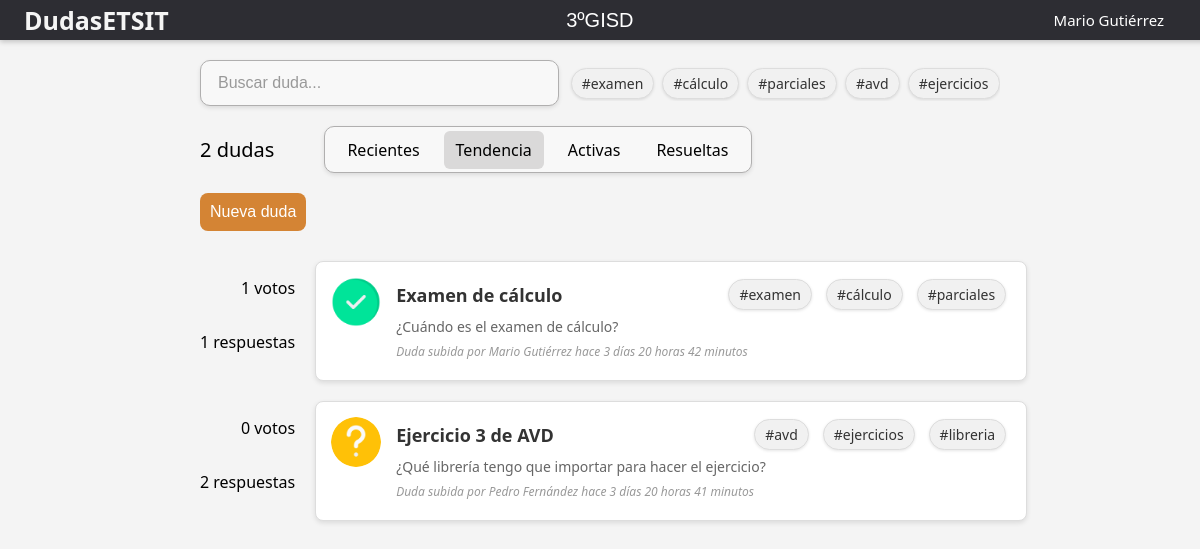
The app's page /3ºGISD/home?sort_field=tendencia&q= (signed in) with its own data.
### app.py (models this page shows, shortened)
class User(UserMixin, db.Model):
    __tablename__ = 'user'
    id = db.Column(db.Integer, primary_key=True)
    username = db.Column(db.String(150), unique=True, nullable=False)
    password = db.Column(db.LargeBinary, nullable=False)
    email = db.Column(db.String(150), unique=True, nullable=False)
    messages = db.relationship('Message', backref=db.backref('user', lazy=True))
    group_id = db.Column(db.Integer, db.ForeignKey('group.id'), nullable=False)
    issues = db.relationship('Issue', backref=db.backref('user', lazy=True))

class Tag(db.Model):
    __tablename__ = 'tag'
    id = db.Column(db.Integer, primary_key=True)
    name = db.Column(db.String(100), unique=True, nullable=False)
    issues = db.relationship('Issue', secondary='issue_tags', backref=db.backref('tags', lazy=True))

class Issue(db.Model):
    __tablename__ = 'issue'
    id = db.Column(db.Integer, primary_key=True)
    title = db.Column(db.String(150), nullable=False)
    description = db.Column(db.String(500))
    created_at = db.Column(db.DateTime, default=datetime.now())
    modified_at = db.Column(db.DateTime, default=datetime.now())
    resolved = db.Column(db.Boolean, default=False)
    user_id = db.Column(db.Integer, db.ForeignKey('user.id'), nullable=False)
    group_id = db.Column(db.Integer, db.ForeignKey('group.id'), nullable=False)
    votes = db.Column(db.Integer, default=0)
    voters = db.relationship('User', secondary='issue_votes', backref=db.backref('voted_issues', lazy=True))
    @property
    def time_since_created(self):
        now = datetime.now()
        delta = relativedelta(now, self.created_at)
        time_str = ""
        if delta.years > 0:
            time_str += f"{delta.years} año{'s' if delta.years > 1 else ''} "
        if delta.months > 0:
            time_str += f"{delta.months} mes{'es' if delta.months > 1 else ''} "
        if delta.days > 0:
            time_str += f"{delta.days} día{'s' if delta.days > 1 else ''} "
        if delta.hours > 0:
            time_str += f"{delta.hours} hora{'s' if delta.hours > 1 else ''} "
        if delta.minutes > 0:
            time_str += f"{delta.minutes} minuto{'s' if delta.minutes > 1 else ''} "
        if delta.seconds > 0 and time_str == "":
            time_str += f"{delta.seconds} segundo{'s' if delta.seconds > 1 else ''}"
        if time_str == "":
            return "muy poco"
        return f"{time_str.strip()}"

### app.py (the view)
@app.route('/<group>/home', methods=['GET'])
def home_get(group):
    query = request.args.get('q', '').strip()
    sort_field = request.args.get('sort_field', 'recientes')
    group_id = Group.query.filter_by(name=group).first().id
    groups = Group.query.with_entities(Group.name).all()
    base_query = Issue.query.filter(
        Issue.group_id == group_id,
        or_(
            Issue.title.ilike(f"%{query}%"),
            Issue.description.ilike(f"%{query}%"),
            Issue.tags.any(Tag.name.ilike(f"%{query}%"))
        )
    )
    if sort_field == 'recientes':
        issues = base_query.order_by(Issue.created_at.desc()).all()
    elif sort_field == 'tendencia':
        issues = base_query.order_by(Issue.votes.desc(), Issue.created_at.desc()).all()
    elif sort_field == 'activas':
        latest_message = aliased(Message)
        issues = base_query.join(latest_message, latest_message.issue_id == Issue.id).order_by(desc(latest_message.created_at)).filter(Issue.resolved == False).all()
    elif sort_field == 'resueltas':
        issues = base_query.filter(Issue.resolved == True).order_by(Issue.created_at.desc()).all()
    else:
        issues = base_query.all()
    num_messages = {}
    tags = {}
    issues_unfiltered = db.session.query(Issue).all()
    for issue in issues_unfiltered:
        messages = Message.query.filter_by(issue_id=issue.id).all()
        num_messages[issue.id] = len(messages)
        for tag in issue.tags:
            tags[tag] = tags.get(tag, 0) + 1
    tags = dict(sorted(tags.items(), key=lambda item: item[1], reverse=True))
    return render_template('home.html', sort_field=sort_field, groups=groups, group=group, issues=issues, num_messages=num_messages, tags=tags, query=query)

### app.py (called while the page is built)
@login_manager.user_loader
def load_user(user_id):
    return User.query.get(int(user_id))

### templates/home.html (shortened to what this page needs)
<!DOCTYPE html>
<html>
<head>
</head>
<body>
    <div class="top-bar">
        <h3 onclick="window.location.href='{{ url_for('home_get', group=group) }}'" class="title">DudasETSIT</h3>
        <select onchange="window.location.href='/' + this.value + '/home'">
            <optgroup label="GISD">
            {% for group_option in groups %}
                {% if 'GISD' in group_option[0] %}
                    <option value="{{ group_option[0] }}" {% if group_option[0] == group %}selected{% endif %}>
                        {{ group_option[0] }}
                    </option>
                {% endif %}
            {% endfor %}
            </optgroup>
        </select>
        {% if current_user.is_authenticated %}
            <div class="user-info">
                <span class="username" id="username">{{ current_user.username }}</span>
            </div>
        {% else %}
            <div class="user-info">
            </div>
        {% endif %}
    </div>
    <div class="search-area">
        <div class="search-bar">
            <input type="text" placeholder="Buscar duda..." id="search-input">
        </div>
        <div class="tags">
            {% for tag in tags %}
            <span class="tag">#{{ tag.name }}</span>
            {% endfor %}
        </div>
    </div>
    <div class="filters">
        <p class="issues-number">{{ issues|length }} dudas</p>
        <div class="filters-container">
            <p class="{{ 'active' if sort_field == 'recientes' else '' }}" onclick="window.location.href='{{ url_for('home_get', group=group, sort_field='recientes', q=query) }}'">Recientes</p>
            <p class="{{ 'active' if sort_field == 'tendencia' else '' }}" onclick="window.location.href='{{ url_for('home_get', group=group, sort_field='tendencia', q=query) }}'">Tendencia</p>
            <p class="{{ 'active' if sort_field == 'activas' else '' }}"onclick="window.location.href='{{ url_for('home_get', group=group, sort_field='activas', q=query) }}'">Activas</p>
            <p class="{{ 'active' if sort_field == 'resueltas' else '' }}" onclick="window.location.href='{{ url_for('home_get', group=group, sort_field='resueltas', q=query) }}'">Resueltas</p>
        </div>
    </div>
    {% if current_user.is_authenticated %}
        <div class="new-issue">
            <button onclick="unleashForm()">Nueva duda</button>
        </div>
    {% else %}
        <div class="new-issue">
            <button onclick="window.location.href='{{ url_for('login') }}'">Nueva duda</button>
        </div>
    {% endif %}
    <div class="issues-container">
        {% for issue in issues %}
            <div class="issue-container">
                <div id="rating">
                    <p id="votes-{{ issue.id }}">{{ issue.votes }} votos</p>
                    <p>{{ num_messages[issue.id] }} respuestas</p>
                </div>
                <div class="issue-item">
                    <img
                        src="{% if issue.resolved %}../static/resolved_true.png{% else %}../static/resolved_false.png{% endif %}"
                        alt="{% if issue.resolved %}Duda resuelta{% else %}Duda no resuelta{% endif %}"
                        class="issue-image">
                    <div class="issue-content">
                        <div class="issue-header">
                            <h3 onclick="joinRoom(this)" data-room="{{ issue.id }}">{{ issue.title }}</h3>
                            <div class="tags-container">
                                {% for tag in issue.tags %}
                                    <span class="tag">#{{ tag.name }}</span>
                                {% endfor %}
                            </div>
                        </div>
                        <p> {{ issue.description|safe }} </p>
                        <p><i>Duda subida por {{ issue.user.username }} hace {{ issue.time_since_created }}</i></p>
                    </div>
                </div>
            </div>
        {% endfor %}
    </div>
</body>
</html>

### templates/home.html (style rules this page uses)
body { font-family: 'Segoe UI', Tahoma, Geneva, Verdana, sans-serif; background-color: #f4f4f4; margin: 0; padding: 0; }
.top-bar { display: flex; justify-content: space-between; align-items: center; background-color: #2d2d33; color: #f5f5f5; position: fixed; top: 0; width: 100%; height: 40px; z-index: 8; left: 0; padding: 0 2%; box-shadow: 0 2px 5px rgba(0, 0, 0, 0.2); }
.title { font-size: 25px; font-weight: bold; cursor: pointer; }
.user-info { font-size: 15px; margin-right: 5%; position: relative; }
.user-info span { color: white; }
select { padding: 10px; font-size: 20px; background-color: transparent; color: white; border: none; outline: none; appearance: none; cursor: pointer; transition: background-color 0.3s ease, border 0.3s ease; }
optgroup { font-weight: bold; font-size: 16px; color: #333; }
option { font-size: 16px; padding: 10px; background-color: #fff; color: #333; border: none; cursor: pointer; transition: background-color 0.3s ease; }
select option:checked { background-color: #d48434; color: #fff; }
.search-area { display: flex; align-items: center; justify-content: flex-start; gap: 10px; margin-top: 60px; max-width: 800px; margin-left: auto; margin-right: auto; }
.search-bar { display: flex; align-items: center; width: 400px; border: 1px solid #b0afaf; border-radius: 10px; padding: 8px 12px; background-color: #f8f8f8; box-shadow: 0 2px 4px rgba(0, 0, 0, 0.1); transition: box-shadow 0.2s ease-in-out; }
.search-bar input { flex: 1; border: none; outline: none; background: transparent; font-size: 16px; padding: 5px; }
.search-bar input::placeholder { color: #999; }
.tags { overflow: hidden; white-space: nowrap; }
.tags .tag { text-overflow: ellipsis; }
.filters { margin-top: 10px; display: flex; gap: 50px; align-items: center; }
.issues-number { font-size: 20px; }
.filters-container { display: flex; gap: 12px; border: 1px solid #b0afaf; border-radius: 10px; height: 45px; padding: 0 10px; align-items: center; background-color: #f8f8f8; box-shadow: 0 2px 4px rgba(0, 0, 0, 0.1); transition: box-shadow 0.2s ease-in-out; }
.filters-container p { padding: 8px 12px; border-radius: 6px; transition: background-color 0.3s ease; }
.filters-container p.active { background-color: #dad9d9; }
.new-issue { margin-top: 10px; max-width: auto; margin-left: auto; margin-right: auto; }
.new-issue button { padding: 10px; background-color: #d48434; color: white; border: none; border-radius: 8px; font-size: 16px; cursor: pointer; transition: background 0.3s, transform 0.2s; }
.tag { display: inline-flex; align-items: center; background-color: #f1f1f1; padding: 5px 10px; margin: 2px; border-radius: 15px; font-size: 14px; box-shadow: 0 1px 3px rgba(0,0,0,0.1); }
.issues-container { display: flex; flex-direction: column; gap: 20px; padding: 20px; max-width: 800px; margin: 10px auto; }
.issue-container { display: flex; gap: 20px; }
#rating { display: flex; flex-direction: column; height: 80px; align-items: flex-end; width: 15%; white-space: nowrap; }
.issue-item { display: flex; align-items: flex-start; gap: 15px; border: 1px solid #ddd; padding: 15px; border-radius: 8px; background-color: white; box-shadow: 0 2px 5px rgba(0, 0, 0, 0.1); transition: transform 0.2s, box-shadow 0.2s; min-width: 85%; max-width: 85%; }
.issue-image { width: 50px; height: 50px; object-fit: cover; border-radius: 50%; }
.issue-content { flex: 1; max-width: 90%; word-wrap: break-word; overflow-wrap: break-word; }
.issue-header { display: flex; justify-content: space-between; align-items: center; gap: 20px; }
.tags-container { display: flex; gap: 10px; flex-wrap: wrap; }
.tag { background-color: #f1f1f1; padding: 5px 10px; border-radius: 20px; font-size: 14px; color: #333; border: 1px solid #ddd; }
.issue-content h3 { margin: 0; font-size: 18px; color: #333; cursor: pointer; transition: color 0.2s; }
.issue-content p { margin: 5px 0; color: #666; font-size: 14px; display: -webkit-box; -webkit-line-clamp: 2; -webkit-box-orient: vertical; overflow: hidden; text-overflow: ellipsis; }
.issue-content i { font-size: 12px; color: #999; }

### records on screen
User: username "Mario Gutiérrez"
Tag: name "examen"
Tag: name "cálculo"
Tag: name "parciales"
Tag: name "avd"
Tag: name "ejercicios"
Issue: votes "1", id "1", title "Examen de cálculo", description "¿Cuándo es el examen de cálculo?", user.username "Mario Gutiérrez", time_since_created "3 días 20 horas 42 minutos"
Issue: votes "0", id "2", title "Ejercicio 3 de AVD", description "¿Qué librería tengo que importar para hacer el ejercicio?", user.username "Pedro Fernández", time_since_created "3 días 20 horas 41 minutos"
Tag: name "libreria"

### other values on screen
{{ issues|length }} "2"
form field value "3ºGISD"
